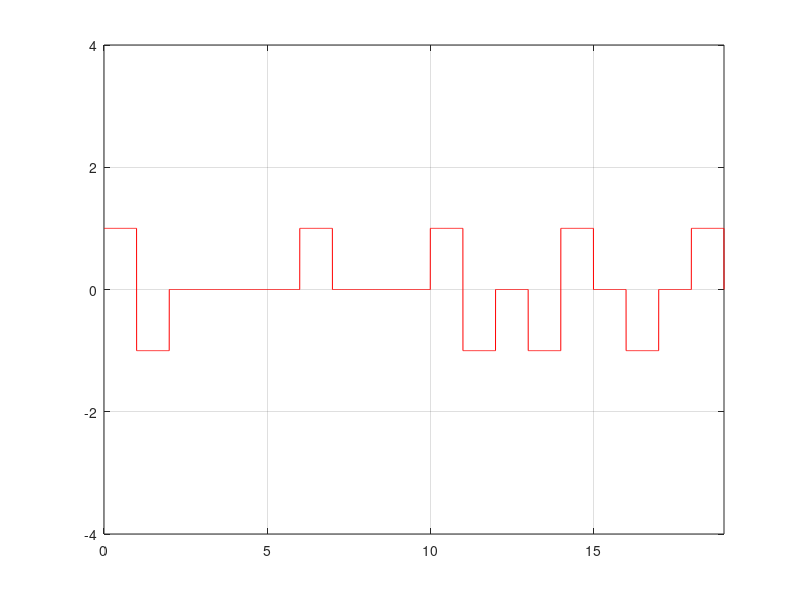

Write MATLAB code to recreate this figure.
clc;
close all;
clear;

%bitstream = [0 1 0 0 1 1 0 0 0 1 1];
%bitstream = [0 1 0 0 1 1];
%bitstream = [1 1 1 0 0 0 0 0 0 0 0 0 0 0 0 0 0 0 0];
bitstream = [1 1 0 0 0 0 1 0 0 0 0 0 0 0 0 0 1 0 1];

L = length(bitstream);

n = 500;
dt = 1/n;

x = 0:dt:L;
y = zeros(1, length(x));
i = 0;

while i<L
  cnt=0;
  j=i;
  while j<L && j<i+8
    if(bitstream(j+1)==0)
      cnt=cnt+1;
    else
      break;
    end  
    j=j+1;
  end
  if(cnt==8)
    bitstream(i+4)=2;
    bitstream(i+5)=3;
    bitstream(i+7)=2;
    bitstream(i+8)=3;
  
    i=i+7;
  end
  i=i+1;
end
sign=-1;
for i=0:L-1
  if(bitstream(i+1)==2)
    y((i*n+1):(i+1)*n)=sign;
  end
  
  if(bitstream(i+1)==1 || bitstream(i+1)==3)
    sign=sign*-1;
    y((i*n+1):(i+1)*n)=sign;
  end
  
end
plot(x, y, 'r');
axis([0 x(end) -4 4]);
grid on;



size = length(y);
len = floor(size/L);
decoded = zeros(1, L);

sign = -1;
i = 0;

while(i<L)
    if(y(i*len+1)==0)
    
    elseif(y(i*len+1)==sign)
        decoded(i+1) = 0;
        decoded(i+2) = 0;
        decoded(i+4) = 0;
        decoded(i+5) = 0;
        i = i+4;
    else
        decoded(i+1) = 1;
        sign = sign*-1;
    end
    
    i = i+1;
end

disp(decoded);
